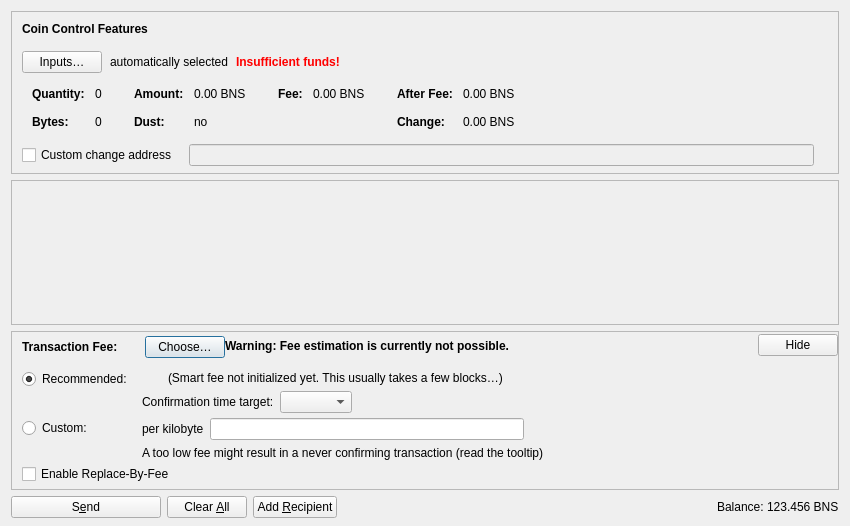
<?xml version="1.0" encoding="UTF-8"?>
<ui version="4.0">
 <class>SendCoinsDialog</class>
 <widget class="QDialog" name="SendCoinsDialog">
  <property name="geometry">
   <rect>
    <x>0</x>
    <y>0</y>
    <width>850</width>
    <height>526</height>
   </rect>
  </property>
  <property name="windowTitle">
   <string>Send Coins</string>
  </property>
  <layout class="QVBoxLayout" name="verticalLayout" stretch="0,1,0,0">
   <property name="bottomMargin">
    <number>8</number>
   </property>
   <item>
    <widget class="QFrame" name="frameCoinControl">
     <property name="sizePolicy">
      <sizepolicy hsizetype="Expanding" vsizetype="Expanding">
       <horstretch>0</horstretch>
       <verstretch>0</verstretch>
      </sizepolicy>
     </property>
     <property name="maximumSize">
      <size>
       <width>16777215</width>
       <height>16777215</height>
      </size>
     </property>
     <property name="frameShape">
      <enum>QFrame::StyledPanel</enum>
     </property>
     <property name="frameShadow">
      <enum>QFrame::Sunken</enum>
     </property>
     <layout class="QVBoxLayout" name="verticalLayoutCoinControl2">
      <property name="spacing">
       <number>0</number>
      </property>
      <property name="leftMargin">
       <number>0</number>
      </property>
      <property name="topMargin">
       <number>0</number>
      </property>
      <property name="rightMargin">
       <number>0</number>
      </property>
      <property name="bottomMargin">
       <number>6</number>
      </property>
      <item>
       <layout class="QVBoxLayout" name="verticalLayoutCoinControl" stretch="0,0,0,0,1">
        <property name="spacing">
         <number>0</number>
        </property>
        <property name="leftMargin">
         <number>10</number>
        </property>
        <property name="topMargin">
         <number>10</number>
        </property>
        <item>
         <layout class="QHBoxLayout" name="horizontalLayoutCoinControl1">
          <property name="bottomMargin">
           <number>15</number>
          </property>
          <item>
           <widget class="QLabel" name="labelCoinControlFeatures">
            <property name="sizePolicy">
             <sizepolicy hsizetype="Preferred" vsizetype="Maximum">
              <horstretch>0</horstretch>
              <verstretch>0</verstretch>
             </sizepolicy>
            </property>
            <property name="font">
             <font>
              <weight>75</weight>
              <bold>true</bold>
             </font>
            </property>
            <property name="styleSheet">
             <string notr="true">font-weight:bold;</string>
            </property>
            <property name="text">
             <string>Coin Control Features</string>
            </property>
           </widget>
          </item>
         </layout>
        </item>
        <item>
         <layout class="QHBoxLayout" name="horizontalLayoutCoinControl2" stretch="0,0,0,0">
          <property name="spacing">
           <number>8</number>
          </property>
          <property name="bottomMargin">
           <number>10</number>
          </property>
          <item>
           <widget class="QPushButton" name="pushButtonCoinControl">
            <property name="styleSheet">
             <string notr="true"/>
            </property>
            <property name="text">
             <string>Inputs…</string>
            </property>
            <property name="autoDefault">
             <bool>false</bool>
            </property>
           </widget>
          </item>
          <item>
           <widget class="QLabel" name="labelCoinControlAutomaticallySelected">
            <property name="text">
             <string>automatically selected</string>
            </property>
            <property name="margin">
             <number>5</number>
            </property>
           </widget>
          </item>
          <item>
           <widget class="QLabel" name="labelCoinControlInsuffFunds">
            <property name="font">
             <font>
              <weight>75</weight>
              <bold>true</bold>
             </font>
            </property>
            <property name="styleSheet">
             <string notr="true">color:red;font-weight:bold;</string>
            </property>
            <property name="text">
             <string>Insufficient funds!</string>
            </property>
            <property name="margin">
             <number>5</number>
            </property>
           </widget>
          </item>
          <item>
           <spacer name="horizontalSpacerCoinControl">
            <property name="orientation">
             <enum>Qt::Horizontal</enum>
            </property>
            <property name="sizeHint" stdset="0">
             <size>
              <width>40</width>
              <height>1</height>
             </size>
            </property>
           </spacer>
          </item>
         </layout>
        </item>
        <item>
         <widget class="QWidget" name="widgetCoinControl" native="true">
          <property name="sizePolicy">
           <sizepolicy hsizetype="Preferred" vsizetype="Preferred">
            <horstretch>0</horstretch>
            <verstretch>0</verstretch>
           </sizepolicy>
          </property>
          <property name="minimumSize">
           <size>
            <width>0</width>
            <height>0</height>
           </size>
          </property>
          <property name="styleSheet">
           <string notr="true"/>
          </property>
          <layout class="QHBoxLayout" name="horizontalLayoutCoinControl5">
           <property name="leftMargin">
            <number>0</number>
           </property>
           <property name="topMargin">
            <number>0</number>
           </property>
           <property name="rightMargin">
            <number>0</number>
           </property>
           <property name="bottomMargin">
            <number>0</number>
           </property>
           <item>
            <layout class="QHBoxLayout" name="horizontalLayoutCoinControl3" stretch="0,0,0,1">
             <property name="spacing">
              <number>20</number>
             </property>
             <property name="topMargin">
              <number>0</number>
             </property>
             <property name="bottomMargin">
              <number>10</number>
             </property>
             <item>
              <layout class="QFormLayout" name="formLayoutCoinControl1">
               <property name="horizontalSpacing">
                <number>10</number>
               </property>
               <property name="verticalSpacing">
                <number>14</number>
               </property>
               <property name="leftMargin">
                <number>10</number>
               </property>
               <property name="topMargin">
                <number>4</number>
               </property>
               <property name="rightMargin">
                <number>6</number>
               </property>
               <item row="0" column="0">
                <widget class="QLabel" name="labelCoinControlQuantityText">
                 <property name="font">
                  <font>
                   <weight>75</weight>
                   <bold>true</bold>
                  </font>
                 </property>
                 <property name="text">
                  <string>Quantity:</string>
                 </property>
                 <property name="margin">
                  <number>0</number>
                 </property>
                </widget>
               </item>
               <item row="0" column="1">
                <widget class="QLabel" name="labelCoinControlQuantity">
                 <property name="cursor">
                  <cursorShape>IBeamCursor</cursorShape>
                 </property>
                 <property name="contextMenuPolicy">
                  <enum>Qt::ActionsContextMenu</enum>
                 </property>
                 <property name="text">
                  <string notr="true">0</string>
                 </property>
                 <property name="margin">
                  <number>0</number>
                 </property>
                 <property name="textInteractionFlags">
                  <set>Qt::LinksAccessibleByMouse|Qt::TextSelectableByKeyboard|Qt::TextSelectableByMouse</set>
                 </property>
                </widget>
               </item>
               <item row="1" column="0">
                <widget class="QLabel" name="labelCoinControlBytesText">
                 <property name="font">
                  <font>
                   <weight>75</weight>
                   <bold>true</bold>
                  </font>
                 </property>
                 <property name="text">
                  <string>Bytes:</string>
                 </property>
                </widget>
               </item>
               <item row="1" column="1">
                <widget class="QLabel" name="labelCoinControlBytes">
                 <property name="cursor">
                  <cursorShape>IBeamCursor</cursorShape>
                 </property>
                 <property name="contextMenuPolicy">
                  <enum>Qt::ActionsContextMenu</enum>
                 </property>
                 <property name="text">
                  <string notr="true">0</string>
                 </property>
                 <property name="textInteractionFlags">
                  <set>Qt::LinksAccessibleByMouse|Qt::TextSelectableByKeyboard|Qt::TextSelectableByMouse</set>
                 </property>
                </widget>
               </item>
              </layout>
             </item>
             <item>
              <layout class="QFormLayout" name="formLayoutCoinControl2">
               <property name="horizontalSpacing">
                <number>10</number>
               </property>
               <property name="verticalSpacing">
                <number>14</number>
               </property>
               <property name="leftMargin">
                <number>6</number>
               </property>
               <property name="topMargin">
                <number>4</number>
               </property>
               <property name="rightMargin">
                <number>6</number>
               </property>
               <item row="0" column="0">
                <widget class="QLabel" name="labelCoinControlAmountText">
                 <property name="font">
                  <font>
                   <weight>75</weight>
                   <bold>true</bold>
                  </font>
                 </property>
                 <property name="text">
                  <string>Amount:</string>
                 </property>
                 <property name="margin">
                  <number>0</number>
                 </property>
                </widget>
               </item>
               <item row="0" column="1">
                <widget class="QLabel" name="labelCoinControlAmount">
                 <property name="cursor">
                  <cursorShape>IBeamCursor</cursorShape>
                 </property>
                 <property name="contextMenuPolicy">
                  <enum>Qt::ActionsContextMenu</enum>
                 </property>
                 <property name="text">
                  <string notr="true">0.00 BNS</string>
                 </property>
                 <property name="textInteractionFlags">
                  <set>Qt::LinksAccessibleByMouse|Qt::TextSelectableByKeyboard|Qt::TextSelectableByMouse</set>
                 </property>
                </widget>
               </item>
               <item row="1" column="0">
                <widget class="QLabel" name="labelCoinControlLowOutputText">
                 <property name="font">
                  <font>
                   <weight>75</weight>
                   <bold>true</bold>
                  </font>
                 </property>
                 <property name="text">
                  <string>Dust:</string>
                 </property>
                </widget>
               </item>
               <item row="1" column="1">
                <widget class="QLabel" name="labelCoinControlLowOutput">
                 <property name="cursor">
                  <cursorShape>IBeamCursor</cursorShape>
                 </property>
                 <property name="contextMenuPolicy">
                  <enum>Qt::ActionsContextMenu</enum>
                 </property>
                 <property name="text">
                  <string notr="true">no</string>
                 </property>
                 <property name="textInteractionFlags">
                  <set>Qt::LinksAccessibleByMouse|Qt::TextSelectableByKeyboard|Qt::TextSelectableByMouse</set>
                 </property>
                </widget>
               </item>
              </layout>
             </item>
             <item>
              <layout class="QFormLayout" name="formLayoutCoinControl3">
               <property name="horizontalSpacing">
                <number>10</number>
               </property>
               <property name="verticalSpacing">
                <number>14</number>
               </property>
               <property name="leftMargin">
                <number>6</number>
               </property>
               <property name="topMargin">
                <number>4</number>
               </property>
               <property name="rightMargin">
                <number>6</number>
               </property>
               <item row="0" column="0">
                <widget class="QLabel" name="labelCoinControlFeeText">
                 <property name="font">
                  <font>
                   <weight>75</weight>
                   <bold>true</bold>
                  </font>
                 </property>
                 <property name="text">
                  <string>Fee:</string>
                 </property>
                 <property name="margin">
                  <number>0</number>
                 </property>
                </widget>
               </item>
               <item row="0" column="1">
                <widget class="QLabel" name="labelCoinControlFee">
                 <property name="cursor">
                  <cursorShape>IBeamCursor</cursorShape>
                 </property>
                 <property name="contextMenuPolicy">
                  <enum>Qt::ActionsContextMenu</enum>
                 </property>
                 <property name="text">
                  <string notr="true">0.00 BNS</string>
                 </property>
                 <property name="textInteractionFlags">
                  <set>Qt::LinksAccessibleByMouse|Qt::TextSelectableByKeyboard|Qt::TextSelectableByMouse</set>
                 </property>
                </widget>
               </item>
              </layout>
             </item>
             <item>
              <layout class="QFormLayout" name="formLayoutCoinControl4">
               <property name="horizontalSpacing">
                <number>10</number>
               </property>
               <property name="verticalSpacing">
                <number>14</number>
               </property>
               <property name="leftMargin">
                <number>6</number>
               </property>
               <property name="topMargin">
                <number>4</number>
               </property>
               <property name="rightMargin">
                <number>6</number>
               </property>
               <item row="0" column="0">
                <widget class="QLabel" name="labelCoinControlAfterFeeText">
                 <property name="font">
                  <font>
                   <weight>75</weight>
                   <bold>true</bold>
                  </font>
                 </property>
                 <property name="text">
                  <string>After Fee:</string>
                 </property>
                 <property name="margin">
                  <number>0</number>
                 </property>
                </widget>
               </item>
               <item row="0" column="1">
                <widget class="QLabel" name="labelCoinControlAfterFee">
                 <property name="cursor">
                  <cursorShape>IBeamCursor</cursorShape>
                 </property>
                 <property name="contextMenuPolicy">
                  <enum>Qt::ActionsContextMenu</enum>
                 </property>
                 <property name="text">
                  <string notr="true">0.00 BNS</string>
                 </property>
                 <property name="textInteractionFlags">
                  <set>Qt::LinksAccessibleByMouse|Qt::TextSelectableByKeyboard|Qt::TextSelectableByMouse</set>
                 </property>
                </widget>
               </item>
               <item row="1" column="0">
                <widget class="QLabel" name="labelCoinControlChangeText">
                 <property name="font">
                  <font>
                   <weight>75</weight>
                   <bold>true</bold>
                  </font>
                 </property>
                 <property name="text">
                  <string>Change:</string>
                 </property>
                </widget>
               </item>
               <item row="1" column="1">
                <widget class="QLabel" name="labelCoinControlChange">
                 <property name="cursor">
                  <cursorShape>IBeamCursor</cursorShape>
                 </property>
                 <property name="contextMenuPolicy">
                  <enum>Qt::ActionsContextMenu</enum>
                 </property>
                 <property name="text">
                  <string notr="true">0.00 BNS</string>
                 </property>
                 <property name="textInteractionFlags">
                  <set>Qt::LinksAccessibleByMouse|Qt::TextSelectableByKeyboard|Qt::TextSelectableByMouse</set>
                 </property>
                </widget>
               </item>
              </layout>
             </item>
            </layout>
           </item>
          </layout>
         </widget>
        </item>
        <item>
         <layout class="QHBoxLayout" name="horizontalLayoutCoinControl4" stretch="0,0,0">
          <property name="spacing">
           <number>12</number>
          </property>
          <property name="sizeConstraint">
           <enum>QLayout::SetDefaultConstraint</enum>
          </property>
          <property name="topMargin">
           <number>5</number>
          </property>
          <property name="rightMargin">
           <number>5</number>
          </property>
          <item>
           <widget class="QCheckBox" name="checkBoxCoinControlChange">
            <property name="toolTip">
             <string>If this is activated, but the change address is empty or invalid, change will be sent to a newly generated address.</string>
            </property>
            <property name="text">
             <string>Custom change address</string>
            </property>
           </widget>
          </item>
          <item>
           <widget class="QValidatedLineEdit" name="lineEditCoinControlChange">
            <property name="enabled">
             <bool>false</bool>
            </property>
            <property name="sizePolicy">
             <sizepolicy hsizetype="Expanding" vsizetype="Fixed">
              <horstretch>0</horstretch>
              <verstretch>0</verstretch>
             </sizepolicy>
            </property>
           </widget>
          </item>
          <item>
           <widget class="QLabel" name="labelCoinControlChangeLabel">
            <property name="sizePolicy">
             <sizepolicy hsizetype="Preferred" vsizetype="Expanding">
              <horstretch>0</horstretch>
              <verstretch>0</verstretch>
             </sizepolicy>
            </property>
            <property name="minimumSize">
             <size>
              <width>0</width>
              <height>0</height>
             </size>
            </property>
            <property name="text">
             <string/>
            </property>
            <property name="margin">
             <number>3</number>
            </property>
           </widget>
          </item>
         </layout>
        </item>
        <item>
         <spacer name="verticalSpacerCoinControl">
          <property name="orientation">
           <enum>Qt::Vertical</enum>
          </property>
          <property name="sizeHint" stdset="0">
           <size>
            <width>800</width>
            <height>1</height>
           </size>
          </property>
         </spacer>
        </item>
       </layout>
      </item>
     </layout>
    </widget>
   </item>
   <item>
    <widget class="QScrollArea" name="scrollArea">
     <property name="widgetResizable">
      <bool>true</bool>
     </property>
     <widget class="QWidget" name="scrollAreaWidgetContents">
      <property name="geometry">
       <rect>
        <x>0</x>
        <y>0</y>
        <width>830</width>
        <height>104</height>
       </rect>
      </property>
      <layout class="QVBoxLayout" name="verticalLayout_2" stretch="0,1">
       <property name="leftMargin">
        <number>0</number>
       </property>
       <property name="topMargin">
        <number>0</number>
       </property>
       <property name="rightMargin">
        <number>0</number>
       </property>
       <property name="bottomMargin">
        <number>0</number>
       </property>
       <item>
        <layout class="QVBoxLayout" name="entries">
         <property name="spacing">
          <number>6</number>
         </property>
        </layout>
       </item>
       <item>
        <spacer name="verticalSpacer">
         <property name="orientation">
          <enum>Qt::Vertical</enum>
         </property>
         <property name="sizeHint" stdset="0">
          <size>
           <width>20</width>
           <height>40</height>
          </size>
         </property>
        </spacer>
       </item>
      </layout>
     </widget>
    </widget>
   </item>
   <item>
    <widget class="QFrame" name="frameFee">
     <property name="sizePolicy">
      <sizepolicy hsizetype="Expanding" vsizetype="Expanding">
       <horstretch>0</horstretch>
       <verstretch>0</verstretch>
      </sizepolicy>
     </property>
     <property name="maximumSize">
      <size>
       <width>16777215</width>
       <height>16777215</height>
      </size>
     </property>
     <property name="frameShape">
      <enum>QFrame::StyledPanel</enum>
     </property>
     <property name="frameShadow">
      <enum>QFrame::Sunken</enum>
     </property>
     <layout class="QVBoxLayout" name="verticalLayoutFee1">
      <property name="spacing">
       <number>0</number>
      </property>
      <property name="leftMargin">
       <number>0</number>
      </property>
      <property name="topMargin">
       <number>0</number>
      </property>
      <property name="rightMargin">
       <number>0</number>
      </property>
      <property name="bottomMargin">
       <number>0</number>
      </property>
      <item>
       <layout class="QVBoxLayout" name="verticalLayoutFee2" stretch="0,0,0">
        <property name="spacing">
         <number>0</number>
        </property>
        <property name="leftMargin">
         <number>10</number>
        </property>
        <property name="topMargin">
         <number>0</number>
        </property>
        <item>
         <layout class="QHBoxLayout" name="horizontalLayoutFee1">
          <property name="bottomMargin">
           <number>0</number>
          </property>
          <item>
           <layout class="QVBoxLayout" name="verticalLayoutFee7">
            <property name="spacing">
             <number>0</number>
            </property>
            <item>
             <spacer name="verticalSpacerSmartFee">
              <property name="orientation">
               <enum>Qt::Vertical</enum>
              </property>
              <property name="sizeType">
               <enum>QSizePolicy::Fixed</enum>
              </property>
              <property name="sizeHint" stdset="0">
               <size>
                <width>1</width>
                <height>4</height>
               </size>
              </property>
             </spacer>
            </item>
            <item>
             <layout class="QHBoxLayout" name="horizontalLayoutSmartFee">
              <property name="spacing">
               <number>10</number>
              </property>
              <item>
               <widget class="QLabel" name="labelFeeHeadline">
                <property name="sizePolicy">
                 <sizepolicy hsizetype="Preferred" vsizetype="Maximum">
                  <horstretch>0</horstretch>
                  <verstretch>0</verstretch>
                 </sizepolicy>
                </property>
                <property name="font">
                 <font>
                  <weight>75</weight>
                  <bold>true</bold>
                 </font>
                </property>
                <property name="styleSheet">
                 <string notr="true">font-weight:bold;</string>
                </property>
                <property name="text">
                 <string>Transaction Fee:</string>
                </property>
               </widget>
              </item>
              <item>
               <widget class="QLabel" name="labelFeeMinimized">
                <property name="text">
                 <string/>
                </property>
               </widget>
              </item>
              <item>
               <widget class="QPushButton" name="buttonChooseFee">
                <property name="text">
                 <string>Choose…</string>
                </property>
               </widget>
              </item>
             </layout>
            </item>
            <item>
             <spacer name="verticalSpacer_5">
              <property name="orientation">
               <enum>Qt::Vertical</enum>
              </property>
              <property name="sizeHint" stdset="0">
               <size>
                <width>1</width>
                <height>1</height>
               </size>
              </property>
             </spacer>
            </item>
           </layout>
          </item>
          <item>
           <widget class="QLabel" name="fallbackFeeWarningLabel">
            <property name="toolTip">
             <string>Using the fallbackfee can result in sending a transaction that will take several hours or days (or never) to confirm. Consider choosing your fee manually or wait until you have validated the complete chain.</string>
            </property>
            <property name="font">
            <font>
                <weight>75</weight>
                <bold>true</bold>
            </font>
            </property>
            <property name="text">
             <string>Warning: Fee estimation is currently not possible.</string>
            </property>
            <property name="wordWrap">
             <bool>false</bool>
            </property>
           </widget>
          </item>
          <item>
           <spacer name="horizontalSpacer_4">
            <property name="orientation">
             <enum>Qt::Horizontal</enum>
            </property>
            <property name="sizeType">
             <enum>QSizePolicy::MinimumExpanding</enum>
            </property>
            <property name="sizeHint" stdset="0">
             <size>
              <width>40</width>
              <height>20</height>
             </size>
            </property>
           </spacer>
          </item>
          <item>
           <widget class="QPushButton" name="buttonMinimizeFee">
            <property name="toolTip">
             <string>Hide transaction fee settings</string>
            </property>
            <property name="text">
             <string>Hide</string>
            </property>
           </widget>
          </item>
         </layout>
        </item>
        <item>
         <widget class="QFrame" name="frameFeeSelection">
          <layout class="QVBoxLayout" name="verticalLayoutFee12">
           <property name="spacing">
            <number>0</number>
           </property>
           <property name="leftMargin">
            <number>0</number>
           </property>
           <property name="topMargin">
            <number>0</number>
           </property>
           <property name="rightMargin">
            <number>0</number>
           </property>
           <property name="bottomMargin">
            <number>0</number>
           </property>
           <item>
            <layout class="QGridLayout" name="gridLayoutFee">
             <property name="topMargin">
              <number>10</number>
             </property>
             <property name="bottomMargin">
              <number>4</number>
             </property>
             <property name="horizontalSpacing">
              <number>10</number>
             </property>
             <property name="verticalSpacing">
              <number>4</number>
             </property>
             <item row="1" column="1">
              <layout class="QVBoxLayout" name="verticalLayoutFee8">
               <property name="spacing">
                <number>6</number>
               </property>
               <item>
                <layout class="QHBoxLayout" name="horizontalLayoutFee13">
                 <item>
                  <widget class="QLabel" name="labelCustomPerKilobyte">
                   <property name="toolTip">
                    <string>Specify a custom fee per kB (1,000 bytes) of the transaction's virtual size.

Note:  Since the fee is calculated on a per-byte basis, a fee rate of "100 satoshis per kvB" for a transaction size of 500 virtual bytes (half of 1 kvB) would ultimately yield a fee of only 50 satoshis.</string>
                   </property>
                   <property name="text">
                    <string>per kilobyte</string>
                   </property>
                  </widget>
                 </item>
                 <item>
                  <widget class="BeansAmountField" name="customFee"/>
                 </item>
                 <item>
                  <spacer name="horizontalSpacer_6">
                   <property name="orientation">
                    <enum>Qt::Horizontal</enum>
                   </property>
                   <property name="sizeHint" stdset="0">
                    <size>
                     <width>1</width>
                     <height>1</height>
                    </size>
                   </property>
                  </spacer>
                 </item>
                </layout>
               </item>
               <item>
                <layout class="QHBoxLayout" name="horizontalLayoutFee8">
                 <item>
                  <widget class="QLabel" name="labelCustomFeeWarning">
                   <property name="enabled">
                    <bool>true</bool>
                   </property>
                   <property name="toolTip">
                    <string>When there is less transaction volume than space in the blocks, miners as well as relaying nodes may enforce a minimum fee. Paying only this minimum fee is just fine, but be aware that this can result in a never confirming transaction once there is more demand for beans transactions than the network can process.</string>
                   </property>
                   <property name="text">
                    <string>A too low fee might result in a never confirming transaction (read the tooltip)</string>
                   </property>
                  </widget>
                 </item>
                 <item>
                  <spacer name="horizontalSpacer_2">
                   <property name="orientation">
                    <enum>Qt::Horizontal</enum>
                   </property>
                   <property name="sizeHint" stdset="0">
                    <size>
                     <width>1</width>
                     <height>1</height>
                    </size>
                   </property>
                  </spacer>
                 </item>
                </layout>
               </item>
              </layout>
             </item>
             <item row="0" column="0">
              <layout class="QVBoxLayout" name="verticalLayoutFee4" stretch="0,1">
               <item>
                <widget class="QRadioButton" name="radioSmartFee">
                 <property name="text">
                  <string>Recommended:</string>
                 </property>
                 <property name="checked">
                  <bool>true</bool>
                 </property>
                 <attribute name="buttonGroup">
                  <string notr="true">groupFee</string>
                 </attribute>
                </widget>
               </item>
               <item>
                <spacer name="verticalSpacer_2">
                 <property name="orientation">
                  <enum>Qt::Vertical</enum>
                 </property>
                 <property name="sizeHint" stdset="0">
                  <size>
                   <width>1</width>
                   <height>1</height>
                  </size>
                 </property>
                </spacer>
               </item>
              </layout>
             </item>
             <item row="1" column="0">
              <layout class="QVBoxLayout" name="verticalLayoutFee9" stretch="0,1">
               <item>
                <widget class="QRadioButton" name="radioCustomFee">
                 <property name="text">
                  <string>Custom:</string>
                 </property>
                 <attribute name="buttonGroup">
                  <string notr="true">groupFee</string>
                 </attribute>
                </widget>
               </item>
               <item>
                <spacer name="verticalSpacer_6">
                 <property name="orientation">
                  <enum>Qt::Vertical</enum>
                 </property>
                 <property name="sizeHint" stdset="0">
                  <size>
                   <width>1</width>
                   <height>1</height>
                  </size>
                 </property>
                </spacer>
               </item>
              </layout>
             </item>
             <item row="0" column="1">
              <layout class="QVBoxLayout" name="verticalLayoutFee3" stretch="0,0,1">
               <property name="spacing">
                <number>6</number>
               </property>
               <property name="topMargin">
                <number>2</number>
               </property>
               <item>
                <layout class="QHBoxLayout" name="horizontalLayoutFee12">
                 <item>
                  <widget class="QLabel" name="labelSmartFee">
                   <property name="text">
                    <string/>
                   </property>
                  </widget>
                 </item>
                 <item>
                  <widget class="QLabel" name="labelFeeEstimation">
                   <property name="text">
                    <string/>
                   </property>
                  </widget>
                 </item>
                 <item>
                  <widget class="QLabel" name="labelSmartFee2">
                   <property name="text">
                    <string>(Smart fee not initialized yet. This usually takes a few blocks…)</string>
                   </property>
                  </widget>
                 </item>
                 <item>
                  <spacer name="horizontalSpacer_5">
                   <property name="orientation">
                    <enum>Qt::Horizontal</enum>
                   </property>
                   <property name="sizeHint" stdset="0">
                    <size>
                     <width>1</width>
                     <height>1</height>
                    </size>
                   </property>
                  </spacer>
                 </item>
                </layout>
               </item>
               <item>
                <layout class="QHBoxLayout" name="horizontalLayoutFee9">
                 <item>
                  <layout class="QVBoxLayout" name="verticalLayoutFee6">
                   <item>
                    <widget class="QLabel" name="labelSmartFee3">
                     <property name="text">
                      <string>Confirmation time target:</string>
                     </property>
                    </widget>
                   </item>
                  </layout>
                 </item>
                 <item>
                  <layout class="QVBoxLayout" name="verticalLayoutFee5">
                   <property name="rightMargin">
                    <number>30</number>
                   </property>
                   <item>
                    <layout class="QHBoxLayout" name="horizontalLayoutConfTarget">
                     <property name="bottomMargin">
                      <number>0</number>
                     </property>
                     <item>
                      <widget class="QComboBox" name="confTargetSelector"/>
                     </item>
                     <item>
                      <spacer name="horizontalSpacerConfTarget">
                       <property name="orientation">
                        <enum>Qt::Horizontal</enum>
                       </property>
                       <property name="sizeHint" stdset="0">
                        <size>
                         <width>40</width>
                         <height>20</height>
                        </size>
                       </property>
                      </spacer>
                     </item>
                    </layout>
                   </item>
                  </layout>
                 </item>
                </layout>
               </item>
               <item>
                <spacer name="verticalSpacer_4">
                 <property name="orientation">
                  <enum>Qt::Vertical</enum>
                 </property>
                 <property name="sizeHint" stdset="0">
                  <size>
                   <width>1</width>
                   <height>1</height>
                  </size>
                 </property>
                </spacer>
               </item>
              </layout>
             </item>
            </layout>
           </item>
           <item>
            <widget class="QCheckBox" name="optInRBF">
             <property name="text">
              <string>Enable Replace-By-Fee</string>
             </property>
             <property name="toolTip">
              <string>With Replace-By-Fee (BIP-125) you can increase a transaction's fee after it is sent. Without this, a higher fee may be recommended to compensate for increased transaction delay risk.</string>
             </property>
            </widget>
           </item>
          </layout>
         </widget>
        </item>
        <item>
         <spacer name="verticalSpacerFee">
          <property name="orientation">
           <enum>Qt::Vertical</enum>
          </property>
          <property name="sizeHint" stdset="0">
           <size>
            <width>40</width>
            <height>5</height>
           </size>
          </property>
         </spacer>
        </item>
       </layout>
      </item>
     </layout>
    </widget>
   </item>
   <item>
    <layout class="QHBoxLayout" name="horizontalLayout">
     <item>
      <widget class="QPushButton" name="sendButton">
       <property name="minimumSize">
        <size>
         <width>150</width>
         <height>0</height>
        </size>
       </property>
       <property name="toolTip">
        <string>Confirm the send action</string>
       </property>
       <property name="text">
        <string>S&amp;end</string>
       </property>
       <property name="icon">
        <iconset resource="../beans.qrc">
         <normaloff>:/icons/send</normaloff>:/icons/send</iconset>
       </property>
       <property name="autoDefault">
        <bool>false</bool>
       </property>
       <property name="default">
        <bool>false</bool>
       </property>
      </widget>
     </item>
     <item>
      <widget class="QPushButton" name="clearButton">
       <property name="sizePolicy">
        <sizepolicy hsizetype="Minimum" vsizetype="Fixed">
         <horstretch>0</horstretch>
         <verstretch>0</verstretch>
        </sizepolicy>
       </property>
       <property name="toolTip">
        <string>Clear all fields of the form.</string>
       </property>
       <property name="text">
        <string>Clear &amp;All</string>
       </property>
       <property name="icon">
        <iconset resource="../beans.qrc">
         <normaloff>:/icons/remove</normaloff>:/icons/remove</iconset>
       </property>
       <property name="autoDefault">
        <bool>false</bool>
       </property>
      </widget>
     </item>
     <item>
      <widget class="QPushButton" name="addButton">
       <property name="toolTip">
        <string>Send to multiple recipients at once</string>
       </property>
       <property name="text">
        <string>Add &amp;Recipient</string>
       </property>
       <property name="icon">
        <iconset resource="../beans.qrc">
         <normaloff>:/icons/add</normaloff>:/icons/add</iconset>
       </property>
       <property name="autoDefault">
        <bool>false</bool>
       </property>
      </widget>
     </item>
     <item>
      <spacer name="horizontalSpacer">
       <property name="orientation">
        <enum>Qt::Horizontal</enum>
       </property>
       <property name="sizeHint" stdset="0">
        <size>
         <width>40</width>
         <height>20</height>
        </size>
       </property>
      </spacer>
     </item>
     <item>
      <layout class="QHBoxLayout" name="horizontalLayout_2">
       <property name="spacing">
        <number>3</number>
       </property>
       <item>
        <widget class="QLabel" name="labelBalanceName">
         <property name="sizePolicy">
          <sizepolicy hsizetype="Preferred" vsizetype="Fixed">
           <horstretch>0</horstretch>
           <verstretch>0</verstretch>
          </sizepolicy>
         </property>
         <property name="text">
          <string>Balance:</string>
         </property>
        </widget>
       </item>
       <item>
        <widget class="QLabel" name="labelBalance">
         <property name="sizePolicy">
          <sizepolicy hsizetype="Preferred" vsizetype="Fixed">
           <horstretch>0</horstretch>
           <verstretch>0</verstretch>
          </sizepolicy>
         </property>
         <property name="cursor">
          <cursorShape>IBeamCursor</cursorShape>
         </property>
         <property name="text">
          <string notr="true">123.456 BNS</string>
         </property>
         <property name="textInteractionFlags">
          <set>Qt::LinksAccessibleByMouse|Qt::TextSelectableByKeyboard|Qt::TextSelectableByMouse</set>
         </property>
        </widget>
       </item>
      </layout>
     </item>
    </layout>
   </item>
  </layout>
 </widget>
 <customwidgets>
  <customwidget>
   <class>QValidatedLineEdit</class>
   <extends>QLineEdit</extends>
   <header>qt/qvalidatedlineedit.h</header>
  </customwidget>
  <customwidget>
   <class>BeansAmountField</class>
   <extends>QLineEdit</extends>
   <header>qt/beansamountfield.h</header>
   <container>1</container>
  </customwidget>
 </customwidgets>
 <resources>
  <include location="../beans.qrc"/>
 </resources>
 <connections/>
 <buttongroups>
  <buttongroup name="groupFee"/>
 </buttongroups>
</ui>
